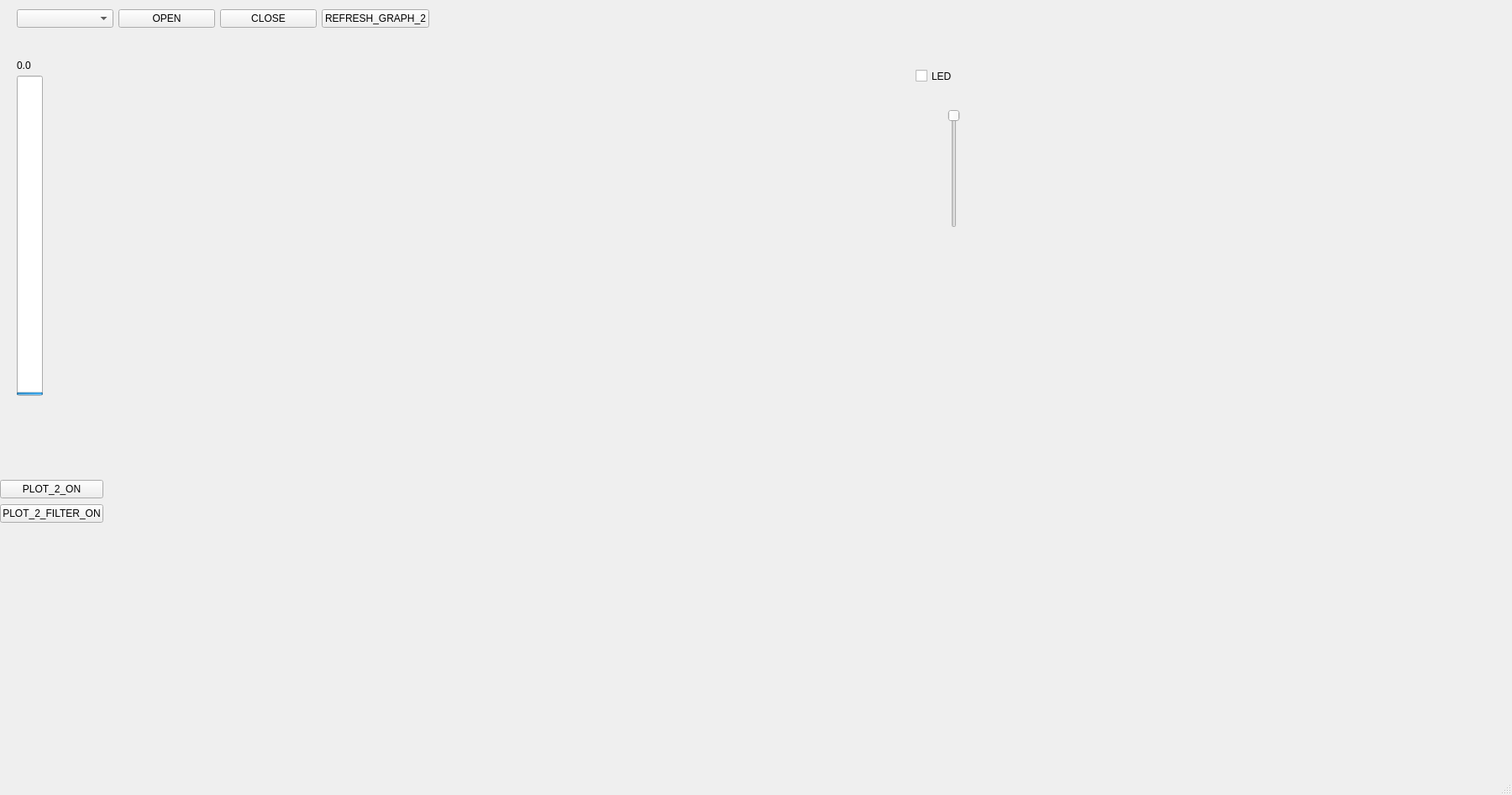
<?xml version="1.0" encoding="UTF-8"?>
<ui version="4.0">
 <class>MainWindow</class>
 <widget class="QMainWindow" name="MainWindow">
  <property name="geometry">
   <rect>
    <x>0</x>
    <y>0</y>
    <width>1800</width>
    <height>946</height>
   </rect>
  </property>
  <property name="windowTitle">
   <string>MainWindow</string>
  </property>
  <widget class="QWidget" name="centralwidget">
   <widget class="QWidget" name="layoutWidget">
    <property name="geometry">
     <rect>
      <x>20</x>
      <y>10</y>
      <width>491</width>
      <height>25</height>
     </rect>
    </property>
    <layout class="QHBoxLayout" name="horizontalLayout">
     <item>
      <widget class="QComboBox" name="ComList"/>
     </item>
     <item>
      <widget class="QPushButton" name="openBtn">
       <property name="text">
        <string>OPEN</string>
       </property>
      </widget>
     </item>
     <item>
      <widget class="QPushButton" name="closeBtn">
       <property name="text">
        <string>CLOSE</string>
       </property>
      </widget>
     </item>
     <item>
      <widget class="QPushButton" name="rfrshBtn">
       <property name="text">
        <string>REFRESH_GRAPH_2</string>
       </property>
      </widget>
     </item>
    </layout>
   </widget>
   <widget class="QProgressBar" name="progressBar">
    <property name="enabled">
     <bool>true</bool>
    </property>
    <property name="geometry">
     <rect>
      <x>20</x>
      <y>90</y>
      <width>31</width>
      <height>381</height>
     </rect>
    </property>
    <property name="maximum">
     <number>65536</number>
    </property>
    <property name="value">
     <number>128</number>
    </property>
    <property name="textVisible">
     <bool>true</bool>
    </property>
    <property name="orientation">
     <enum>Qt::Vertical</enum>
    </property>
    <property name="invertedAppearance">
     <bool>false</bool>
    </property>
   </widget>
   <widget class="QLabel" name="adcLbl">
    <property name="geometry">
     <rect>
      <x>20</x>
      <y>70</y>
      <width>57</width>
      <height>15</height>
     </rect>
    </property>
    <property name="text">
     <string>0.0</string>
    </property>
   </widget>
   <widget class="PlotWidget" name="graph" native="true">
    <property name="geometry">
     <rect>
      <x>130</x>
      <y>70</y>
      <width>951</width>
      <height>411</height>
     </rect>
    </property>
   </widget>
   <widget class="PlotWidget" name="graph2" native="true">
    <property name="geometry">
     <rect>
      <x>130</x>
      <y>510</y>
      <width>961</width>
      <height>391</height>
     </rect>
    </property>
   </widget>
   <widget class="QWidget" name="layoutWidget">
    <property name="geometry">
     <rect>
      <x>0</x>
      <y>570</y>
      <width>123</width>
      <height>54</height>
     </rect>
    </property>
    <layout class="QVBoxLayout" name="verticalLayout">
     <item>
      <widget class="QPushButton" name="gaph2_on">
       <property name="text">
        <string>PLOT_2_ON</string>
       </property>
      </widget>
     </item>
     <item>
      <widget class="QPushButton" name="graph2_filter_on">
       <property name="text">
        <string>PLOT_2_FILTER_ON</string>
       </property>
      </widget>
     </item>
    </layout>
   </widget>
   <widget class="QCheckBox" name="LED_btn">
    <property name="geometry">
     <rect>
      <x>1090</x>
      <y>80</y>
      <width>51</width>
      <height>21</height>
     </rect>
    </property>
    <property name="text">
     <string>LED</string>
    </property>
   </widget>
   <widget class="QSlider" name="OpAmpSlider">
    <property name="geometry">
     <rect>
      <x>1100</x>
      <y>130</y>
      <width>71</width>
      <height>141</height>
     </rect>
    </property>
    <property name="minimum">
     <number>1</number>
    </property>
    <property name="maximum">
     <number>4</number>
    </property>
    <property name="value">
     <number>1</number>
    </property>
    <property name="sliderPosition">
     <number>1</number>
    </property>
    <property name="tracking">
     <bool>true</bool>
    </property>
    <property name="orientation">
     <enum>Qt::Vertical</enum>
    </property>
    <property name="invertedAppearance">
     <bool>true</bool>
    </property>
    <property name="invertedControls">
     <bool>false</bool>
    </property>
   </widget>
  </widget>
  <widget class="QStatusBar" name="statusbar"/>
 </widget>
 <customwidgets>
  <customwidget>
   <class>PlotWidget</class>
   <extends>QWidget</extends>
   <header>pyqtgraph</header>
   <container>1</container>
  </customwidget>
 </customwidgets>
 <resources/>
 <connections/>
</ui>
